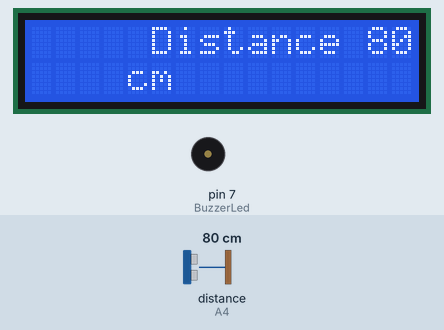
Recording of a sketch running on a simulated Arduino Uno, built with avr-gcc and run on an emulated ATmega328P. On the bench: 16×2 character LCD, buzzer (waves = sounding, pin HIGH). Wiring (inferred from the names in the program): ultrasonic range finder: trigger A5; echo A4. The inputs (shaded band) are chosen by the test bench; at power-on: distance to the obstacle (sensor on A4) 80 cm. The echo pulse lasts 58.3 µs per cm; the modem accepts every AT command (registered, SIM ready, sends succeed) and sends nothing else; pins used as bus, display or sensor lines are not drawn; what the sketch prints to the serial monitor is not drawn.

Above: at 11.3 s.
At 50.2 s:
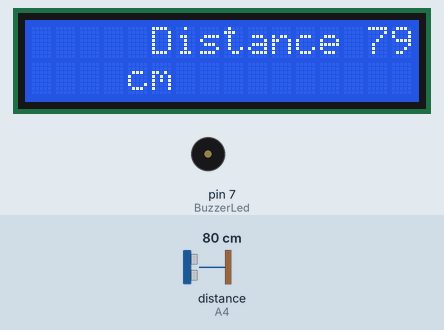

Measured:
- what the display in image 0 shows lasts 38.8 s, from 11.3 s to 50.1 s

The sketch:

Obstacledetectorwarningsystem.ino
```cpp
String ssid     = "Simulator Wifi";  // WiFi network name to connect the ESP8266 module
String password = "";                 // Password for the WiFi network (empty means no password)
String host     = "api.thingspeak.com"; // Server to send sensor data to (ThingSpeak API)
const int httpPort   = 80;                // Standard HTTP port
String url     = "/update?api_key=S0A7GHQUNOB1L1IS&field1="; // API endpoint to update ThingSpeak data


#include<LiquidCrystal.h>           // Library for LCD display control
LiquidCrystal lcd(12,11,5,4,3,2);  // Initialize LCD pins (RS, E, D4, D5, D6, D7)

#include <SoftwareSerial.h>         // Enable serial communication on other pins
SoftwareSerial espSerial(8, 9);    // RX and TX pins for communicating with ESP8266 module


int trigPin = A5;                  // Trigger pin for ultrasonic sensor (output)
int echoPin = A4;                  // Echo pin for ultrasonic sensor (input)
int BuzzerLed = 7;                 // Pin connected to buzzer and LED indicator

long distance;                    // Variable to hold measured distance value
long duration;                    // Duration of ultrasonic pulse travel


// Function to initialize ESP8266 and connect it to WiFi network
int setupESP8266(void) {
  Serial.println("Connecting to WiFi...");
  espSerial.begin(9600);           // Start serial comms with ESP8266 at 9600 baud
  espSerial.println("AT");         // Send simple AT command to check if ESP is responsive
  delay(5000);                    // Wait for ESP8266 to process and respond
  if (!espSerial.find("OK")) return 1;  // If no OK response, fail early

  // Attempt to connect to the specified WiFi network
  Serial.println("AT+CWJAP=\"" + ssid + "\",\"" + password + "\"");
  delay(5000);                   // Wait for connection attempt
  if (!Serial.find("OK")) return 2;  // Fail if WiFi connection not successful

  return 0;                     // Return 0 on success
}


// Sends distance data to ThingSpeak server using HTTP GET request
void anydata(long distance) {

  Serial.println("Connecting to ThingSpeak...");

  // Open TCP connection to ThingSpeak API host
  Serial.println("AT+CIPSTART=\"TCP\",\"" + host + "\"," + httpPort);
  delay(2000);
  if (!Serial.find("OK")){ return; }  // If connection fails, exit early

  // Construct HTTP GET request with current distance value
  String httpPacket = "GET /update?api_key=S0A7GHQUNOB1L1IS&field1=" + String(distance) + " HTTP/1.1\r\nHost: api.thingspeak.com\r\n\r\n";
  int length = httpPacket.length();

  // Notify ESP8266 of the length of data to send
  Serial.print("AT+CIPSEND=");
  Serial.println(length);
  delay(2000);                   // Wait for prompt to send actual data
  if (!Serial.find(">")) return;  // Ensure ESP is ready to receive

  // Send the HTTP GET request
  Serial.print(httpPacket);
  delay(2000);                  // Wait for data transmission
  if (!Serial.find("SEND OK\r\n")) {return;} // Confirm data sent successfully

  Serial.println("Data sent successfully.");

  // Close the TCP connection
  Serial.println("AT+CIPCLOSE");
  delay(1000);
}


// Triggers an IFTTT webhook when an obstacle is detected within range
void triggerIFTTT() {
  String eventName = "obstacle_detected";    // Name of IFTTT event to trigger
  String key = "My_IFTTT_APIKEY";             // User's unique IFTTT Webhooks API key (replace with actual key)
  String server = "maker.ifttt.com";          // IFTTT Webhooks server address

  // Build the HTTP GET request to trigger the event
  String request = "GET /trigger/" + eventName + "/with/key/" + key + " HTTP/1.1\r\n" +
                   "Host: " + server + "\r\n" +
                   "Connection: close\r\n\r\n";

  // Open TCP connection to IFTTT server
  espSerial.println("AT+CIPSTART=\"TCP\",\"" + server + "\",80");
  delay(2000);
  if (!espSerial.find("OK")) return;  // Abort if connection fails

  // Send the length of the HTTP request
  espSerial.print("AT+CIPSEND=");
  espSerial.println(request.length());
  delay(2000);
  if (!espSerial.find(">")) return;  // Wait for prompt

  // Send the actual HTTP GET request
  espSerial.print(request);
  delay(2000);
  espSerial.println("AT+CIPCLOSE");  // Close the connection after sending
}


void setup()
{
  pinMode(A5,OUTPUT);    // Set trigPin as output to send ultrasonic pulse
  pinMode(A4,INPUT);     // Set echoPin as input to receive echo pulse
  pinMode(7,OUTPUT);     // Set buzzer/LED pin as output
  digitalWrite(BuzzerLed,LOW); // Turn buzzer/LED off initially
  Serial.begin(9600);     // Start serial communication with PC

  lcd.begin(16,2);       // Initialize 16x2 LCD display

  setupESP8266();        // Initialize WiFi module and connect to WiFi
}


void loop()
{
  // Send ultrasonic pulse by setting trigPin HIGH for 10 microseconds
  digitalWrite(trigPin,LOW);
  delayMicroseconds(2);
  digitalWrite(trigPin,HIGH);
  delayMicroseconds(10);
  digitalWrite(trigPin,LOW);

  // Read the echo pulse duration (timeout after 30ms to avoid lockup)
  duration = pulseIn(echoPin, HIGH, 30000);
  // Calculate distance in cm: speed of sound / 2 (round trip), 29.1 converts to cm
  distance = (duration / 2.0) / 29.1;

  // If obstacle is detected within 30 cm
  if(distance > 0 && distance < 30)
  {
    digitalWrite(BuzzerLed,HIGH);  // Turn on buzzer/LED as alert
    triggerIFTTT();                // Trigger IFTTT webhook for notification
  }
  else
  {
    digitalWrite(BuzzerLed,LOW);   // Turn off buzzer/LED if no obstacle nearby
  }

  Serial.print(distance);
  Serial.println("cm");    // Print distance value for debugging

  delay(200);              // Small delay before updating LCD

  // Display distance on LCD
  lcd.setCursor(5,0);
  lcd.print("Distance ");
  lcd.print(distance);
  lcd.setCursor(4,1);
  lcd.print("cm");

  delay(200);              // Additional delay for stable LCD updates

  anydata(distance);       // Send distance data to ThingSpeak

  delay(16000);            // Wait 16 seconds between each data upload to respect API rate limits
}
```
